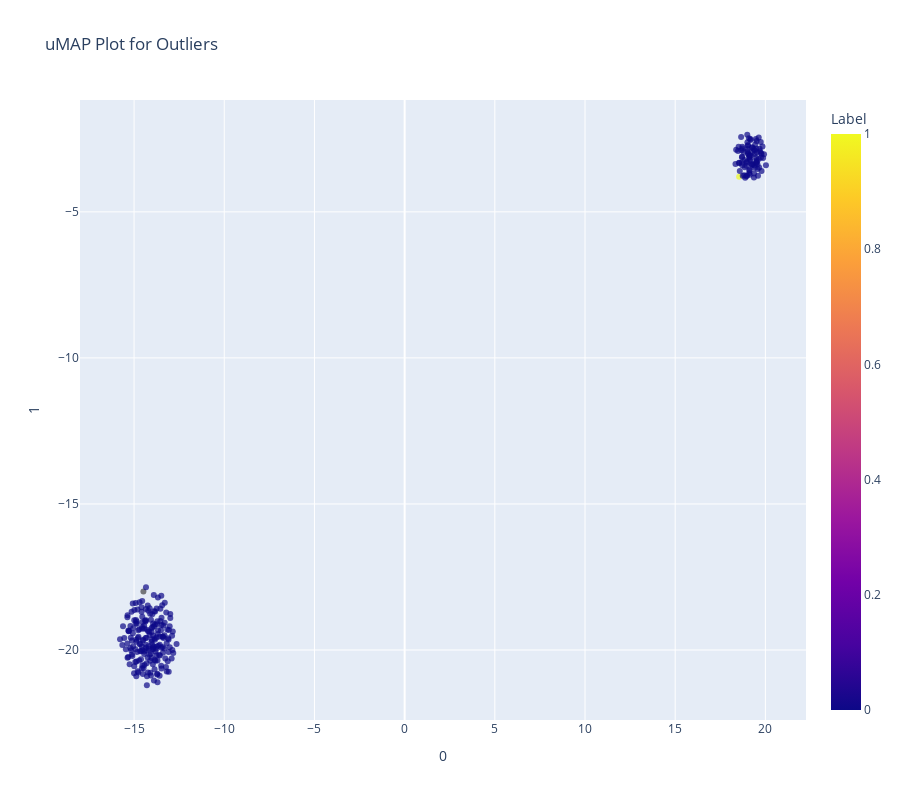

Notebook code cell kept with this figure:
### Code cell
plot_model(svm,plot = 'umap')

### Figure 1 — Plotly figure (JSON) as saved in the notebook; plotly's stock layout.template omitted (floating-point values rounded to 4 significant figures; data arrays with more than 128 entries replaced by an {"elided": "..."} marker saying what was removed)
{"data": [{"customdata": {"elided": "285x1 str values"}, "hovertemplate": "0=%{x}<br>1=%{y}<br>Feature=%{customdata[0]}<br>Label=%{marker.color}<extra></extra>", "legendgroup": "", "marker": {"color": {"elided": "285 int values"}, "coloraxis": "coloraxis", "opacity": 0.7, "symbol": "circle"}, "mode": "markers", "name": "", "orientation": "v", "showlegend": false, "type": "scatter", "x": {"elided": "285 float values"}, "xaxis": "x", "y": {"elided": "285 float values"}, "yaxis": "y"}], "layout": {"coloraxis": {"colorbar": {"title": {"text": "Label"}}, "colorscale": [[0, "#0d0887"], [0.1111, "#46039f"], [0.2222, "#7201a8"], [0.3333, "#9c179e"], [0.4444, "#bd3786"], [0.5556, "#d8576b"], [0.6667, "#ed7953"], [0.7778, "#fb9f3a"], [0.8889, "#fdca26"], [1, "#f0f921"]]}, "height": 800, "legend": {"tracegroupgap": 0}, "title": {"text": "uMAP Plot for Outliers"}, "width": 900, "xaxis": {"anchor": "y", "domain": [0, 1], "title": {"text": "0"}}, "yaxis": {"anchor": "x", "domain": [0, 1], "title": {"text": "1"}}}}
